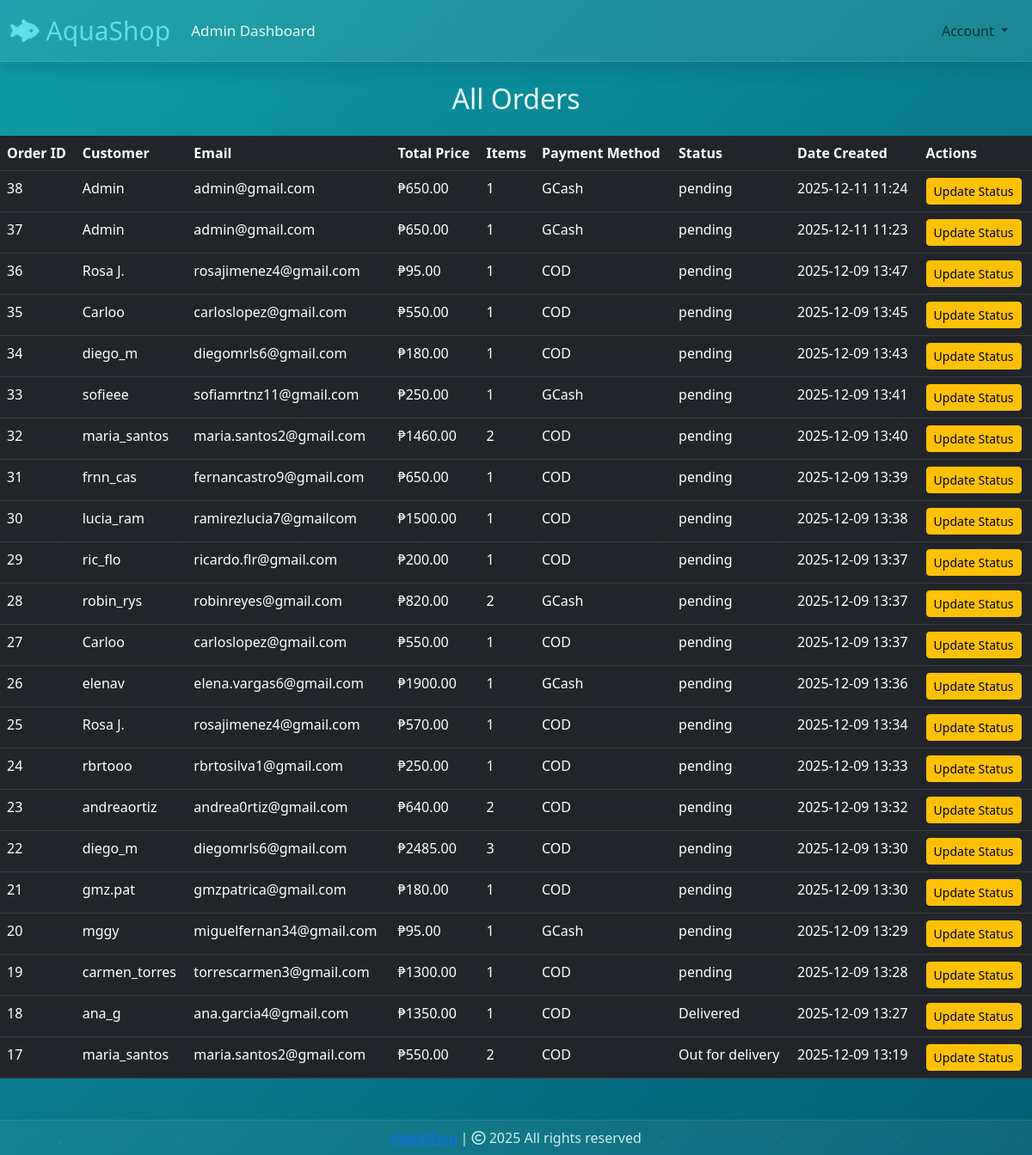
The app's page /admin/orders (signed in), older data.
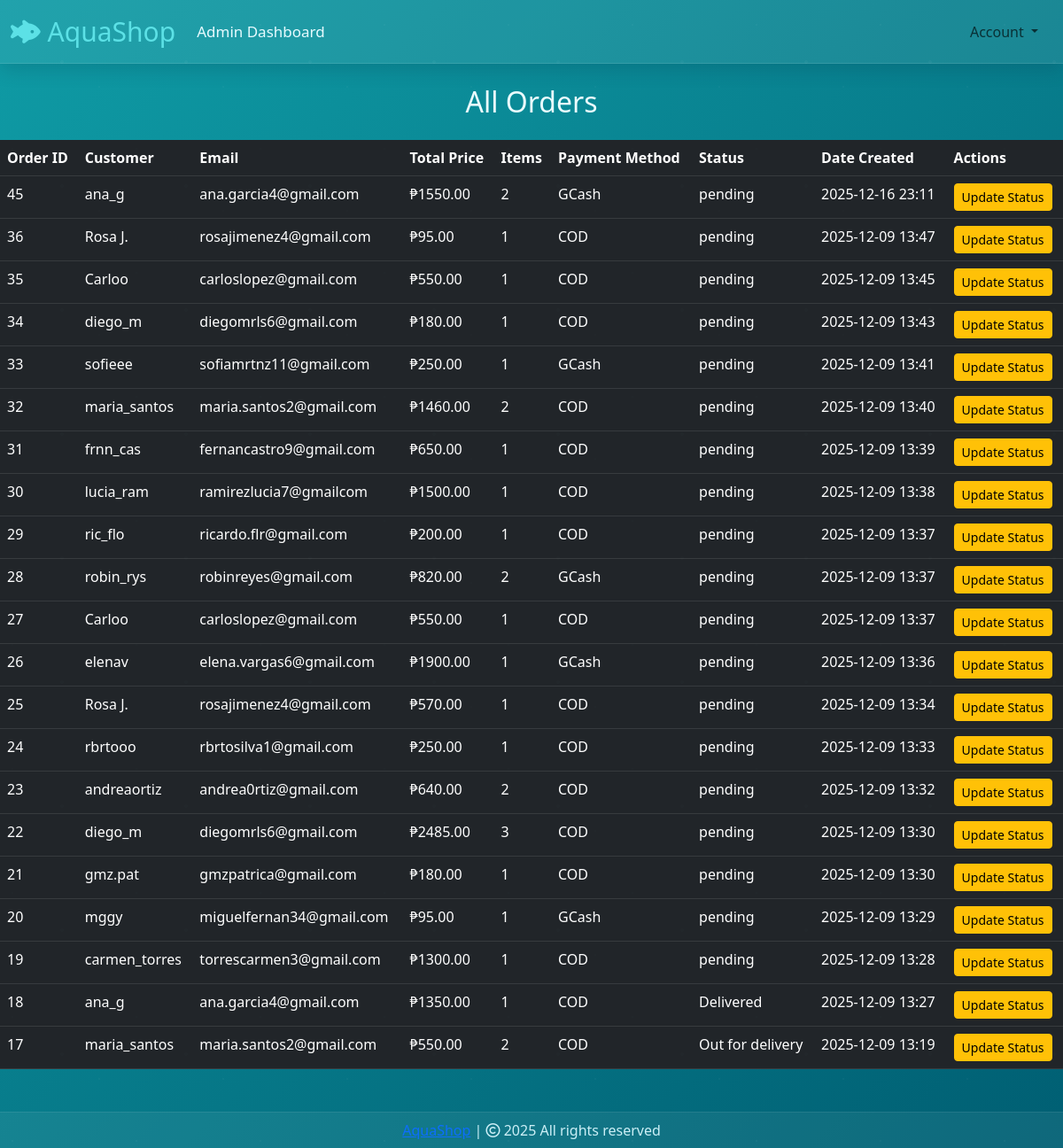
The same page, newer data.
### website/models.py (models this page shows, shortened)
class Order(db.Model):
    __tablename__ = 'orders'
    id = db.Column(db.Integer, primary_key=True)
    customer_id = db.Column(db.Integer, db.ForeignKey('customer.id'), nullable=False)
    total_price = db.Column(db.Float, nullable=False)
    payment_method = db.Column(db.String(50))
    status = db.Column(db.String(50), default="Pending")
    payment_reference = db.Column(db.String(200), nullable=True)
    date_created = db.Column(db.DateTime, default=datetime.utcnow)
    items = db.relationship("OrderItem", backref="order", lazy=True, cascade="all, delete-orphan")

class Customer(db.Model, UserMixin):
    id = db.Column(db.Integer, primary_key=True)
    email = db.Column(db.String(100), unique=True)
    username = db.Column(db.String(100))
    password_hash = db.Column(db.String(150))
    date_joined = db.Column(db.DateTime(), default=datetime.utcnow)
    cart_items = db.relationship('Cart', backref='customer', lazy=True)
    orders = db.relationship('Order', backref='customer', lazy=True)
    @property
    def password(self):
        raise AttributeError('Password is not readable.')

### website/views.py (the view)
@views.route("/admin/orders")
@login_required
def admin_orders():
    if current_user.id != 1:
        return redirect(url_for('views.home'))
    orders = Order.query.order_by(Order.date_created.desc()).all()
    return render_template("view_orders.html", orders=orders)

### website/__init__.py (called while the page is built)
def create_app():
    app = Flask(__name__)
    app.config['SECRET_KEY'] = 'hbnwdvbn ajnbsjn ahe'
    app.config['SQLALCHEMY_DATABASE_URI'] = f'sqlite:///{DB_NAME}'
    db.init_app(app)
    @app.errorhandler(404)
    def page_not_found(error):
        return render_template('404.html')
    login_manager = LoginManager()
    login_manager.init_app(app)
    login_manager.login_view = 'auth.login'
    @login_manager.user_loader
    def load_user(id):
        return Customer.query.get(int(id))
    from .views import views
    from .auth import auth
    from .admin import admin
    from .models import Customer, Cart, Product, Order
    app.register_blueprint(views, url_prefix='/') # localhost:5000/about-us
    app.register_blueprint(auth, url_prefix='/') # localhost:5000/auth/change-password
    app.register_blueprint(admin, url_prefix='/')
    return app

### website/templates/view_orders.html (shortened to what this page needs)
{% extends 'base.html' %}
{% block body %}
<h2 class="text-center mt-4 mb-4">All Orders</h2>
<table class="table table-dark table-hover">
<thead>
    <tr>
        <th>Order ID</th>
        <th>Customer</th>
        <th>Email</th>
        <th>Total Price</th>
        <th>Items</th>
        <th>Payment Method</th>
        <th>Status</th>
        <th>Date Created</th>
        <th>Actions</th>
    </tr>
</thead>
<tbody>
    {% for order in orders %}
    <tr>
        <td>{{ order.id }}</td>
        <td>{{ order.customer.username }}</td>
        <td>{{ order.customer.email }}</td>
        <td>₱{{ "%.2f"|format(order.total_price) }}</td>
        <td>{{ order.items|length }}</td>
        <td>{{ order.payment_method }}</td>
        <td>{{ order.status }}</td>
        <td>{{ order.date_created.strftime('%Y-%m-%d %H:%M') }}</td>
        <td>
            <a href="{{ url_for('admin.update_order', order_id=order.id) }}" class="btn btn-warning btn-sm">Update Status</a>
        </td>
    </tr>
    {% else %}
    <tr>
        <td colspan="9" class="text-center">No orders found.</td>
    </tr>
    {% endfor %}
</tbody>
</table>
{% endblock %}

### website/templates/base.html (shortened to what this page needs)
<!DOCTYPE html>
<html lang="en">
<head>
    <link rel="stylesheet" href="https://cdnjs.cloudflare.com/ajax/libs/bootstrap-icons/1.10.5/font/bootstrap-icons.min.css" />
    <link rel="stylesheet" href="{{ url_for('static', filename='css/all.min.css') }}">
    <link rel="stylesheet" href="https://cdnjs.cloudflare.com/ajax/libs/font-awesome/6.5.0/css/all.min.css">
    <link rel="stylesheet" href="{{ url_for('static', filename='css/bootstrap.min.css') }}">
    <link rel="stylesheet" href="{{ url_for('static', filename='css/style.css') }}">
</head>
<body style="background-color: #0097b2;">
<body class="marine-bg">
    <nav class="navbar navbar-expand-lg glass-nav">
      <div class="container-fluid">
        <a class="navbar-brand brand-text" href="/">
          <i class="fa-solid fa-fish-fins"></i> AquaShop
        </a>
        <div class="collapse navbar-collapse" id="navbarSupportedContent">
          <ul class="navbar-nav me-auto mb-2 mb-lg-0">
            {% if current_user.is_authenticated and current_user.id == 1 %}
                <li class="nav-item">
                    <a class="nav-link nav-link-marine" href="/admin-page">Admin Dashboard</a>
                </li>
            {% endif %}
          </ul>
        </div>
        <ul class="navbar-nav ms-auto mb-2 mb-lg-0">
          <li class="nav-item dropdown mx-2">
            <a class="nav-link dropdown-toggle text-grey" href="#" role="button" id="profileDropdown"
            data-bs-toggle="dropdown" aria-expanded="false">
              Account
            </a>
          </li>
        </ul>
      </div>
    </nav>
    {% block body %}{% endblock %}
    <footer class="glass-footer text-center p-2 mt-5">
      <a href="">AquaShop</a> |
      <span><i class="fa-regular fa-copyright"></i></span>
      2025 All rights reserved
    </footer>
</body>
</html>

### website/static/css/style.css (style rules this page uses)
.marine-bg { background: linear-gradient(135deg, #0f9ba5, #005f73); background-attachment: fixed; background-size: cover; min-height: 100vh; color: #eafcff; -webkit-font-smoothing: antialiased; -moz-osx-font-smoothing: grayscale; font-family: "Segoe UI", Tahoma, Geneva, Verdana, sans-serif; }
.marine-bg::before { content: ""; position: fixed; inset: 0; background-image: radial-gradient(circle at 10% 20%, rgba(255,255,255,0.03) 1px, transparent 1px), radial-gradient(circle at 80% 70%, rgba(255,255,255,0.03) 1.5px, transparent 1px), radial-gradient(circle at 50% 50%, rgba(255,255,255,0.03) 2px, transparent 1px); background-size: 140px 140px; pointer-events: none; z-index: 0; mix-blend-mode: overlay; }
.container, .navbar, footer, .list-group { position: relative; z-index: 5; }
.glass-nav { background: rgba(255,255,255,0.08); backdrop-filter: blur(10px); -webkit-backdrop-filter: blur(10px); border-bottom: 1px solid rgba(255,255,255,0.10); box-shadow: 0 6px 20px rgba(2,40,60,0.18); }
.glass-footer { background: rgba(255,255,255,0.06); backdrop-filter: blur(8px); border-top: 1px solid rgba(255,255,255,0.08); color: #cceff6; }
.brand-text { color: #5ce1e6; font-size: 30px; }
.nav-link-marine { color: #e7fbff !important; font-size: 17px; transition: color 180ms ease; }
.navbar { position: relative; z-index: 99999 !important; }

Row changes from the older to the newer data that the page shows:
removed Order: id "38", customer.username "Admin", customer.email "admin@gmail.com", total_price "650.00", items|length "1", payment_method "GCash", status "pending", date_created "2025-12-11 11:24"
removed Order: id "37", customer.username "Admin", customer.email "admin@gmail.com", total_price "650.00", items|length "1", payment_method "GCash", status "pending", date_created "2025-12-11 11:23"
added Order: id "45", customer.username "ana_g", customer.email "ana.garcia4@gmail.com", total_price "1550.00", items|length "2", payment_method "GCash", status "pending", date_created "2025-12-16 23:11"
